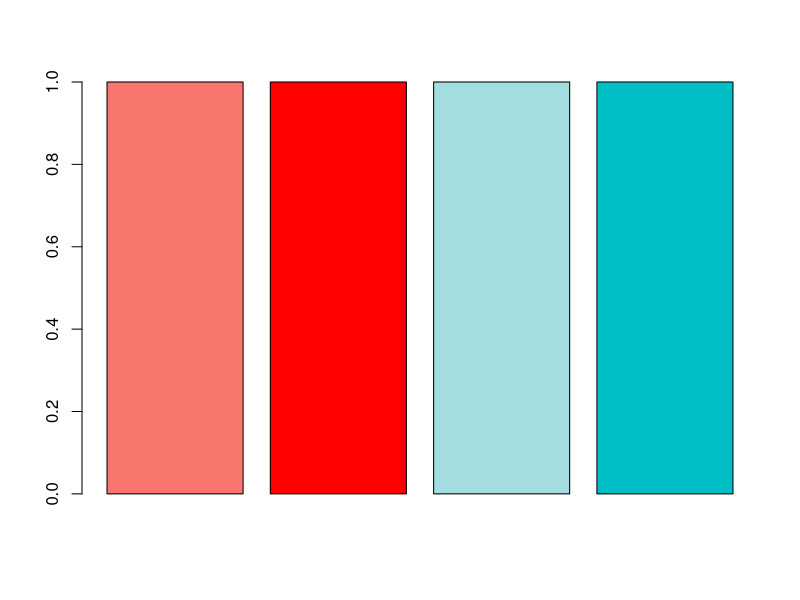
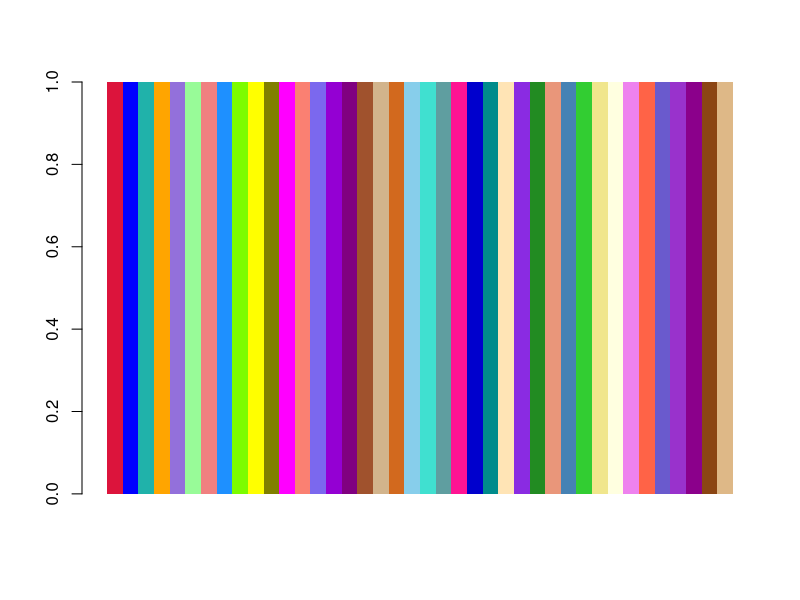
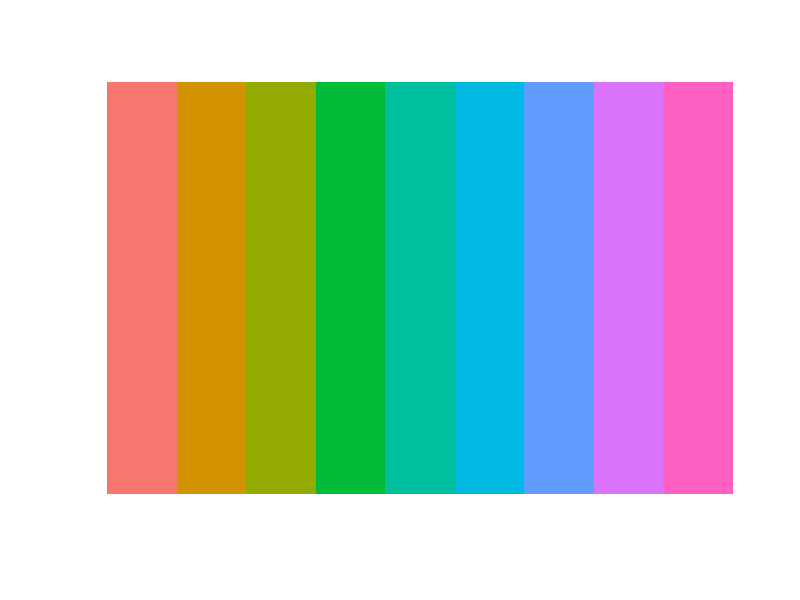
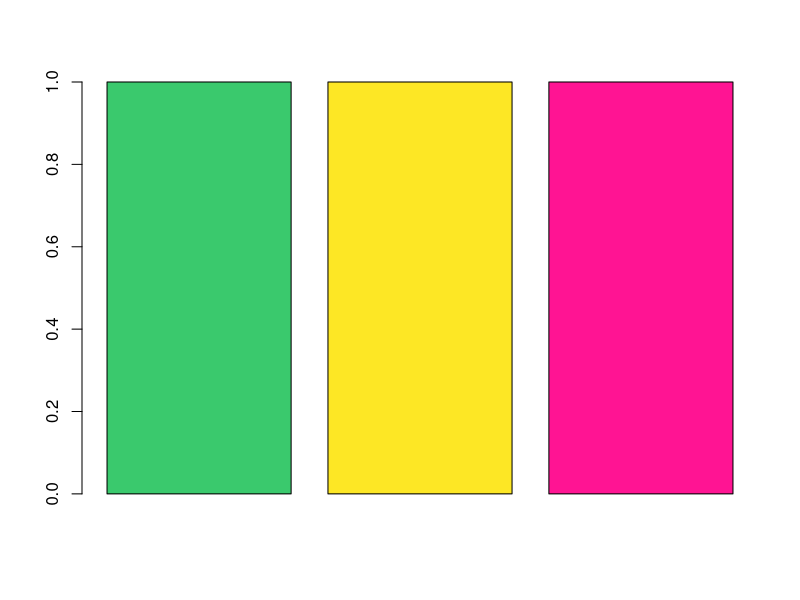
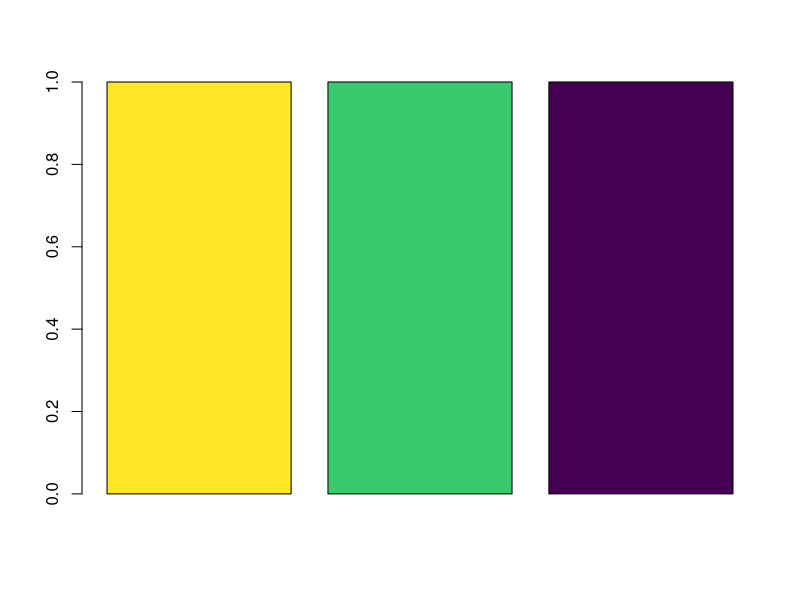
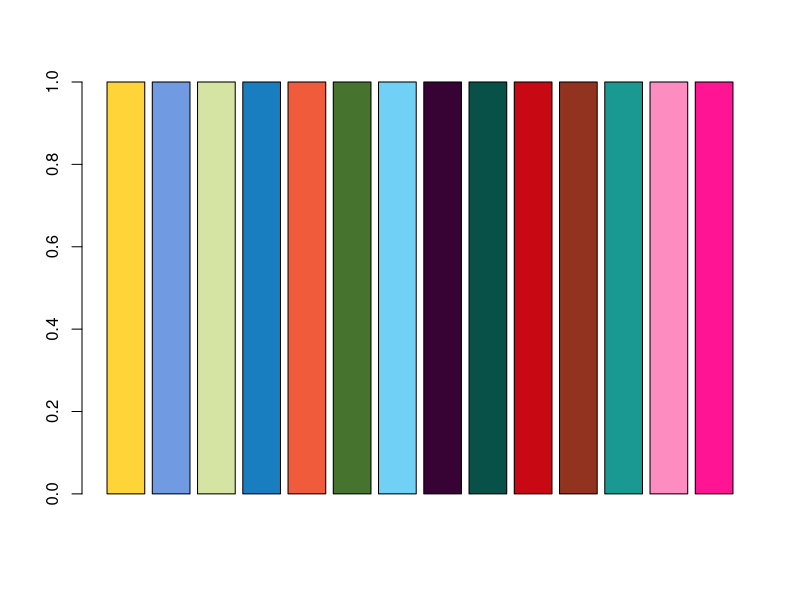

These charts were generated, in order, by the following R code: (Note: this script raises an error after producing the figures.)
# Aim: Functions useful for scRNA-seq analysis
if(0){
	cat("v0.2 支持 html 二级标题，写法见下文")
}



##{**FeaturePlot2**}##

library(ggplot2)

FeaturePlot2=function(obj, features, cols = c("lightgrey", 'red'), ncol=1, ...){
  FeaturePlot(obj, features =features, 
              cols=cols,
              ncol = ncol, ... ) & NoLegend() & NoAxes() & theme(
                panel.border = element_rect(color = "black", size = 1)
              )
}
# 效果 https://blog.csdn.net/wangjunliang/article/details/134716690
if(0){
	FeaturePlot2(scObj, features =c(
	  "CD3D", "CD4", "CD8A", "CD79A", "NKG7", "GZMB", "CD14", "CD68", "CCR7", 
	  "KRT8", "EPCAM", "COL1A2", "COL3A1", "VWF", "MKI67", "CCNB1", "CD34", "SOCS2"
	), ncol=5)
}











##{**colorset**}##

# gene cluster 3
colors.cluster = c('#E64B35','#4DBBD5','#3C5488')


# 4 sample: 2 pairs
# colorset: AML025
colorset.AML = c(AML027="#F8766D", AML035="#FF0000", ctrl1="#A4DDDF", ctrl2="#00BFC4") #light before, dark after
barplot( rep(1,4), col = colorset.AML )


# 3 time points, 8 samples
colorset.sample=c( "orange", "orange4",
                   # "hotpink","deeppink", "red",  
                   "#ff9999", "deeppink", "#9F0429",
                   "cadetblue3","royalblue1", "navy")

# 3 time points;
colorset.time=c("0h"="#FFA500", "18h"="#FF1493", "48h"="#4876FF");
# scale_color_manual(values=c("#FFA500", "#FF1493", "#4876FF") ) #for 0h, 18h ,48h
colour=c("#DC143C","#0000FF","#20B2AA","#FFA500","#9370DB","#98FB98","#F08080","#1E90FF","#7CFC00","#FFFF00",  
         "#808000","#FF00FF","#FA8072","#7B68EE","#9400D3","#800080","#A0522D","#D2B48C","#D2691E","#87CEEB","#40E0D0","#5F9EA0",
         "#FF1493","#0000CD","#008B8B","#FFE4B5","#8A2BE2","#228B22","#E9967A","#4682B4","#32CD32","#F0E68C","#FFFFE0","#EE82EE",
         "#FF6347","#6A5ACD","#9932CC","#8B008B","#8B4513","#DEB887")
barplot( rep(1, length(colour)), col = colour, border = NA, space = 0)


# 9 clusters
library(scales)
color.set1=scales::hue_pal()(9); color.set1
# "#F8766D" "#D39200" "#93AA00" "#00BA38" "#00C19F" "#00B9E3" "#619CFF" "#DB72FB" "#FF61C3"
barplot( rep(1, length(color.set1)), col = color.set1, border = NA, space = 0, yaxt="n")


# G1, S, G2M
colorset.cycle=c(G1="#3AC96D", S="#FDE725", G2M='deeppink')
barplot( rep(1,3), col = colorset.cycle )
# scale_color_manual(breaks = c("G1", "S", "G2M"), values=colorset.cycle)

# 3 color dot plot 
barplot( rep(1,3), col = c("#FDE725", "#3AC96D", "#440154") )


# 14 colors
colors <-c("#FED439FF","#709AE1FF",
           "#D5E4A2FF","#197EC0FF","#F05C3BFF","#46732EFF",
           "#71D0F5FF","#370335FF","#075149FF","#C80813FF","#91331FFF",
           "#1A9993FF","#FD8CC1FF", "deeppink")
barplot(rep(1,length(colors)), col=colors)





##{**ggplot theme**}##

# large dot in legend
LargeLegend = function(size=5){
  guides(colour = guide_legend(override.aes = list(alpha = 1,size=size)))
}

# add panel box for ggplot
AddBox = function(...){
  theme(
    panel.border = element_rect(color = "black", size = 1),
    validate = TRUE, 
    ...
  )
}









##{**table2barplot**}##

#' draw barplot, from a data.frame generated by table(para1, para2), colored by 1st parameter of table()
#' v2.1
#' v2.2 第一参数的空值跳过
#'
#' @param tbl1 data.frame, draw by each column
#' @param colors colors of each row(default NULL, auto-color)
#' @param scale whether scale to 1 or not(default T)
#' @param title the main title of the figure,(is main in the function)
#' @param legendY the position y of legend, adjust as needed, default -0.25
#' @param omit whether to omit some columns
#' @param ... 
#'
#' @return NULL
#' @export
#'
#' @examples
#' 
table2barplot=function(tbl1, colors=NULL,levels=NULL, scale=T, title="", 
                       omit=NULL, xlab="", ylab="", legendTitle=NULL){
  tbl1= tbl1[, which(colSums(tbl1)>0)] #remove all 0 columns
  tbl1= tbl1[which(rowSums(tbl1)>0), ] #remove all 0 rows
  # remove some columns by column names
  if(!is.null(omit)){
    tbl1=tbl1[, setdiff( colnames(tbl1), as.character( omit ) ) ]
  }
  # table to data.frame(wide to long)
  df2=as.data.frame(tbl1)
  if(!is.null(levels)){
    df2$Var1=factor(df2$Var1, levels =levels )#change order
  }
  if(""==ylab){ ylab=ifelse(scale, "Freq", "Count") }
  if(""==xlab){ xlab="Index" }
  
  # draw
  g1=ggplot(df2, aes(x=Var2, y=Freq, fill=Var1))+
    geom_bar(stat="identity", position=ifelse(scale, "fill","stack") )+
    labs(x=xlab, y=ylab, title=title)+
    theme_classic(base_size = 14)+
    theme(axis.text.x=element_text(angle=60, hjust=1,size=rel(1.2)) )
  if(is.null(colors)){
    return (g1 + scale_fill_discrete( ifelse(is.null(legendTitle), "", legendTitle) ) )
  }else{
    return( g1+scale_fill_manual(legendTitle, values = colors) )
  }
}
if(0){
  table2barplot(
    as.table(t(
      apply(
        table(scObj$time, scObj$seurat_clusters), 
        1, 
        function(x){ x/sum(x) * 1e4})
    )),
    colors = c("0h"="#FFA500", "18h"="#FF1493", "48h"="#4876FF"),
    title="time"
  )
}








##{**VolcanoPlot**}##

#' Classical VolcanoPlot
#' @version v0.2 add more para to set: fig title, x axis label
#' @version v0.3 change parameter xlab to xlab2, to avoid ggplot2::xlab() | ggplot2 3.4.1
#'
#' @param dif a data frame with 3 column: symbol, log2FoldChange, padj
#' @param log2FC threshold, default log2(1.5)
#' @param padj threshold, default 0.05
#' @param label.symbols label dots on the plot, default NA
#' @param label.max label how many dots, default max=30
#' @param cols colors for dots: sig-down(blue), sig-up(red)
#' @param title title of the fig, default ""
#' @param title.base first part of title, default "DEG", then :
#' @param xlab2 x axis label, default NA
#'
#' @return ggplot obj
#' @export
#'
#' @examples
VolcanoPlot=function(dif, log2FC=log2(1.5), padj=0.05, 
                     label.symbols=NULL, label.max=30,
                     cols=c("#497aa2", "#ae3137"), title="",title.base="DEG", xlab2=NA){
  if( all( !c("log2FoldChange", "padj", "symbol") %in% colnames(dif) )){
    stop("Colnames must include: log2FoldChange, padj, symbol")
  }
  rownames(dif)=dif$symbol
  
  # (1) define up and down
  dif$threshold="ns";
  dif[which(dif$log2FoldChange > log2FC & dif$padj < padj),]$threshold="up";
  dif[which(dif$log2FoldChange < (-log2FC) & dif$padj < padj),]$threshold="down";
  dif$threshold=factor(dif$threshold, levels=c('down','ns','up'))
  #head(dif)
  #
  tb2=table(dif$threshold); print(tb2)
  library(ggplot2)
  # (2) plot
  g1 = ggplot(data=dif, aes(x=log2FoldChange, y=-log10(padj), color=threshold)) +
    geom_point(alpha=0.8, size=0.8) +
    geom_vline(xintercept = c(-log2FC, log2FC), linetype=2, color="grey")+
    geom_hline(yintercept = -log10(padj), linetype=2, color="grey")+
    labs(title= ifelse(""==title, "", paste(title.base,":", title)))+
    xlab(if(is.na(xlab2)) bquote(Log[2]*FoldChange) else xlab2 )+
    ylab(bquote(-Log[10]*italic(P.adj)) )+
    theme_classic(base_size = 14) +
    theme(legend.box = "horizontal",
          legend.position="top",
          legend.spacing.x = unit(0, 'pt'),
          legend.text = element_text( margin = margin(r = 20) ),
          legend.margin=margin(b= -10, unit = "pt"),
          plot.title = element_text(hjust = 0.5, size=10)
    ) +
    scale_color_manual('',labels=c(paste0("down(",tb2[[1]],')'),'ns',
                                   paste0("up(",tb2[[3]],')' )),
                       values=c(cols[1], "grey", cols[2]) )+
    guides(color=guide_legend(override.aes = list(size=3, alpha=1))); g1;
  # (3)label genes
  if(is.null(label.symbols)){
    dif.sig=dif[which(dif$threshold != "ns" ), ]
    len=nrow(dif.sig)
    if(len<label.max){
      label.symbols=rownames(dif.sig)
    }else{
      dif.sig=dif.sig[order(dif.sig$log2FoldChange), ]
      dif.sig= rbind(dif.sig[1:(label.max/2),], dif.sig[(len-label.max/2):len,])
      label.symbols=rownames(dif.sig)
    }
  }
  dd_text = dif[label.symbols, ]
  print(dd_text)
  # add text
  library(ggrepel)
  g2=g1 + geom_text_repel(data=dd_text,
                       aes(x=log2FoldChange, y=-log10(padj), label=row.names(dd_text)),
                       #size=2.5, 
                       colour="black",alpha=1)
  g2
}


if(0){
  # 0.
  deg_all=FindMarkers(scObj, ident.1 = "DSS", ident.2 = "WT", group.by="origin", min.pct = 0.001)
  dim(deg_all) #2137    5
  head(deg_all)
  
  #1. data frame with 3 columns: symbol, log2FoldChange, padj
  dif=data.frame(
    symbol=rownames(deg_all),
    log2FoldChange=deg_all$avg_log2FC,
    padj=deg_all$p_val_adj
  )
  
  #2. plot: give DEG max number, select genes order by FC max and min
  VolcanoPlot(dif, padj=0.05, title="DSS vs WT", label.max = 50)
  # dot color for down and up genes
  VolcanoPlot(dif, padj=0.05, title="DSS vs WT", label.max = 50, cols=c("blue", "red"))
  
  
  # Or spicify gene names
  VolcanoPlot(dif, padj=1e-10, title="DSS vs WT -2", 
              label.symbols=dif[ ((abs(dif$log2FoldChange) > 2) & (dif$padj < 1e-50) ) | 
                                   abs(dif$log2FoldChange) > 4,]$symbol )
}












##{**multiVolcanoPlot**}##

# > head(DEG)
#              p_val avg_log2FC pct.1 pct.2     p_val_adj     cluster  gene label
#RPS12 1.273332e-143  0.7298951 1.000 0.991 1.746248e-139 Naive CD4 T RPS12    Up
#RPS6  6.817653e-143  0.6870694 1.000 0.995 9.349729e-139 Naive CD4 T  RPS6    Up
#


color.pals = c("#DC143C","#0000FF","#20B2AA","#FFA500","#9370DB","#98FB98","#F08080","#1E90FF","#7CFC00","#FFFF00",
               "#808000","#FF00FF","#FA8072","#7B68EE","#9400D3","#800080","#A0522D","#D2B48C","#D2691E","#87CEEB","#40E0D0","#5F9EA0",
               "#FF1493","#0000CD","#008B8B","#FFE4B5","#8A2BE2","#228B22","#E9967A","#4682B4","#32CD32","#F0E68C","#FFFFE0","#EE82EE",
               "#FF6347","#6A5ACD","#9932CC","#8B008B","#8B4513","#DEB887")

#
#' multi volcano plot for scRNA-seq
#' @version 0.2 change legend order
#' @version 0.3 add max_overlaps for annotation
#'
#' @param dat Seurat FindAllMarkers returns, must set only.pos = F;
#' @param color.arr color list, default same as Seurat
#' @param onlyAnnotateUp only annote gene symbols for up genes
#' @param log2Foldchang threshold for annotation
#' @param adjp  threshold for annotation
#' @param top_marker gene number for annotation
#' @param max_overlaps annotation label overlapping
#'
#' @return ggplot2 obj
#' @export
#'
#' @examples
multiVolcanoPlot = function(dat, color.arr=NULL, onlyAnnotateUp=T,
                            log2Foldchang=0.58, adjp=0.05, top_marker=5, 
                            max_overlaps=10, width=0.9){
  library(dplyr)
  library(ggrepel)
  # set default color list
  if(is.null(color.arr)){
    len = length(unique(dat$cluster))
    color.arr=scales::hue_pal()(len)
  }
  
  dat.plot = dat %>% mutate(
    "significance"=case_when(p_val_adj < adjp & avg_log2FC >= log2Foldchang  ~ 'Up',
                             p_val_adj < adjp & avg_log2FC <= -log2Foldchang  ~ 'Down',
                             TRUE ~ 'None'))
  tbl = table(dat.plot$significance)
  print( tbl )
  background.dat = data.frame(
    dat.plot %>% group_by(cluster) %>% filter(avg_log2FC>0) %>%
      summarise("y.localup"=max(avg_log2FC)),
    dat.plot %>% group_by(cluster) %>% filter(avg_log2FC<=0) %>%
      summarise("y.localdown"=min(avg_log2FC)),
    x.local=seq(1:length(unique(dat.plot$cluster)))
  ) %>% select(-cluster.1)
  #names(background.dat)
  #head(background.dat)
  #dim(background.dat)
  
  #
  x.number = background.dat %>% select(cluster, x.local)
  dat.plot = dat.plot%>% left_join(x.number,by = "cluster")
  #names(dat.plot)
  #head(dat.plot)
  
  #selecting top-up and top-down proteins
  dat.marked.up = dat.plot %>% filter(significance=="Up") %>%
    group_by(cluster) %>% arrange(-avg_log2FC) %>%
    top_n(top_marker,abs(avg_log2FC))
  dat.marked.down = dat.plot %>% filter(significance=="Down") %>%
    group_by(cluster) %>% arrange(avg_log2FC) %>%
    top_n(top_marker,abs(avg_log2FC))
  dat.marked = dat.marked.up %>% bind_rows(dat.marked.down)
  #referring group information data
  dat.infor = background.dat %>%
    mutate("y.infor"=rep(0,length(cluster)))
  #names(dat.infor)
  #dim(dat.infor)
  #head(dat.infor)
  
  ##plotting:
  #setting color by loading local color schemes
  vol.plot = ggplot()+
    # background
    geom_col(background.dat,mapping=aes(x.local, y.localup),
             fill="grey80", alpha=0.2, width=0.9, just = 0.5)+
    geom_col(background.dat,mapping=aes(x.local,y.localdown),
             fill="grey80", alpha=0.2, width=0.9, just = 0.5)+
    # point plot
    geom_jitter(dat.plot, mapping=aes(x.local, avg_log2FC, #x= should be number, Not string or factor
                                      color=significance),
                size=0.8, width = 0.4, alpha= 1)+
    scale_color_manual(name="significance", 
                       breaks = c('Up', 'None', 'Down'),
                       values = c("#d56e5e","#cccccc", "#5390b5")) + #set color for: Down None   Up
    geom_tile(dat.infor, mapping=aes(x.local, y.infor), #x axis color box
              height = log2Foldchang*1.3,
              fill = color.arr[1:length(unique(dat.plot$cluster))],
              alpha = 0.5,
              width=width) +
    labs(x=NULL,y="log2 Fold change")+
    geom_text(dat.infor, mapping=aes(x.local,y.infor,label=cluster))+
    # Down is not recommend, not meaningful, hard to explain; so prefer dat.marked.up to dat.marked
    ggrepel::geom_label_repel(data=if(onlyAnnotateUp) dat.marked.up else dat.marked, #gene symbol, of up group default
                              mapping=aes(x=x.local, y=avg_log2FC, label=gene),
                              force = 2, #size=2,
                              max.overlaps = max_overlaps,
                              label.size = 0, #no border
                              fill="#00000000", #box fill color
                              seed = 233,
                              min.segment.length = 0,
                              force_pull = 2,
                              box.padding = 0.1,
                              segment.linetype = 3,
                              #segment.color = 'black',
                              #segment.alpha = 0.5,
                              #direction = "x", #line direction
                              hjust = 0.5)+
    annotate("text", x=1.5, y=max(background.dat$y.localup)+1,
             label=paste0("|log2FC|>=", log2Foldchang, " & FDR<", adjp))+
    theme_classic(base_size = 12)+
    
    theme(
      axis.title = element_text(size = 13, color = "black"),
      axis.text = element_text(size = 15, color = "black"),
      axis.line.y = element_line(color = "black", size = 0.8),
      #
      axis.line.x = element_blank(), #no x axis line
      axis.ticks.x = element_blank(), #no x axis ticks
      axis.title.x = element_blank(), #
      axis.text.x = element_blank(),
      #
      legend.spacing.x = unit(0.1,'cm'),
      legend.key.width = unit(0.5,'cm'),
      legend.key.height = unit(0.5,'cm'),
      legend.background = element_blank(),
      legend.box = "horizontal",
      legend.position = c(0.13, 0.77),legend.justification = c(1,0)
    )+
    guides( #color = guide_legend( override.aes = list(size=5) ), #legend circle size
      color=guide_legend( override.aes = list(size=5), title="Change")
    )
  #guides(fill=guide_legend(title="Change"))+ #change legend title
  vol.plot
}
#multiVolcanoPlot(DEG, color.pals)
multiVolcanoPlot(scObj.markers.time)
multiVolcanoPlot(scObj.markers.time, onlyAnnotateUp = F)

